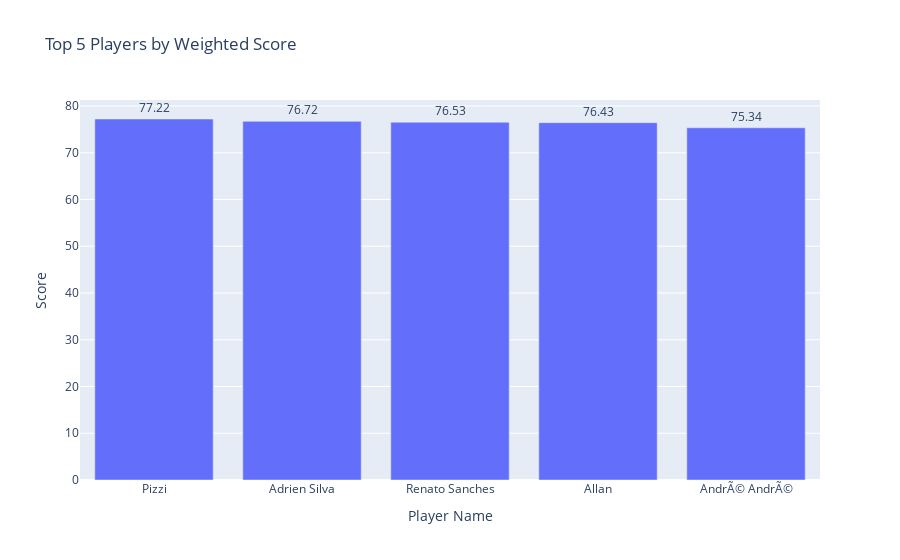
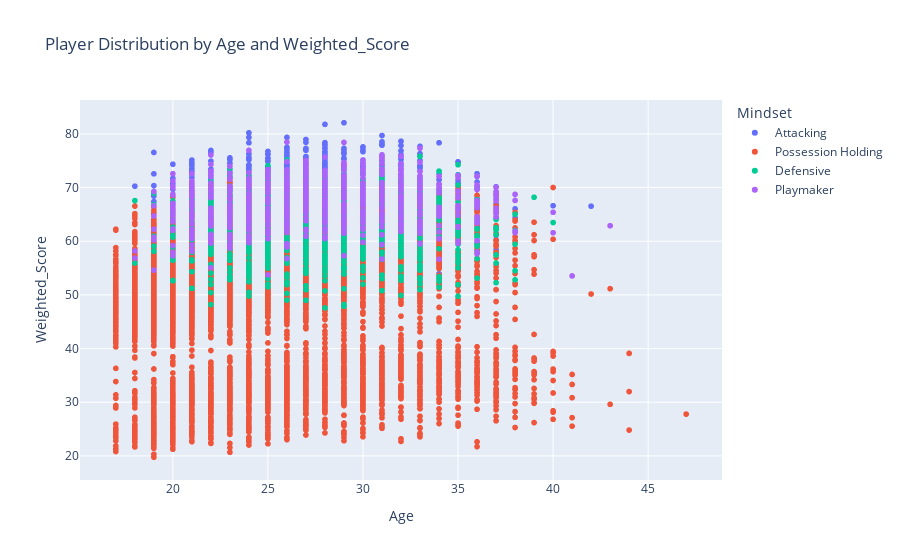
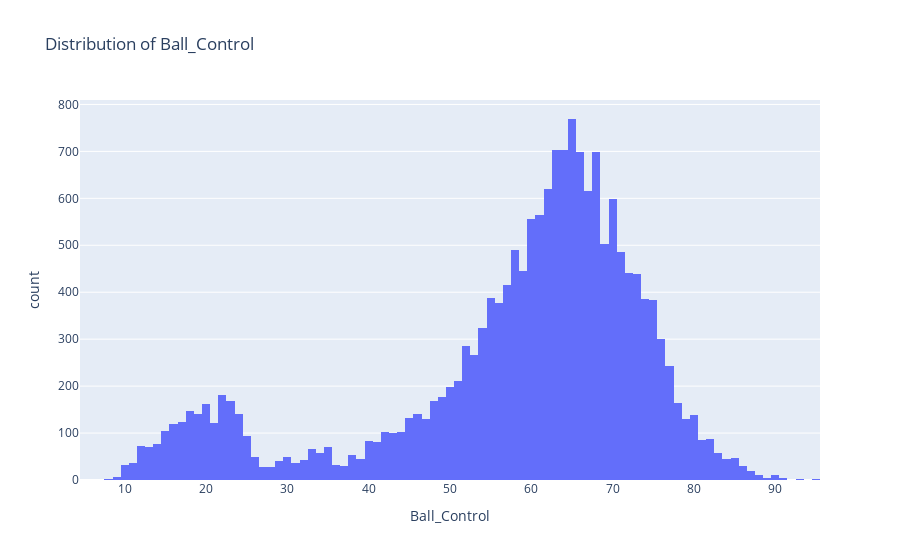

The cell these charts' notebook holds for them, in order:
### Markdown cell above
### Step 11: Generate Visualizations
We create visualizations to better understand the data and present player analysis:
- A bar chart to show the scores of the top 5 recommended players.
- A scatter plot to show the distribution of players based on age and weighted score.
- A histogram to visualize the distribution of a specific skill, e.g., 'Ball_Control'.

### Code cell
# 2. **Bar Chart for Top Players' Scores**
def bar_chart(top_players):
    fig = px.bar(top_players, x='Name', y='Weighted_Score', text='Weighted_Score',
                 title='Top 5 Players by Weighted Score',
                 labels={'Name': 'Player Name', 'Weighted_Score': 'Score'})
    fig.update_traces(texttemplate='%{text:.2f}', textposition='outside')
    fig.show()

# 3. **Interactive Scatter Plot for Player Distribution**
def scatter_plot(data, x='Age', y='Weighted_Score', color='Mindset'):
    fig = px.scatter(data, x=x, y=y, color=color, hover_name='Name',
                     title=f'Player Distribution by {x} and {y}',
                     labels={x: x, y: y})
    fig.show()

# 4. **Histogram for Skill Distribution**
def histogram(data, skill_column):
    fig = px.histogram(data, x=skill_column, title=f'Distribution of {skill_column}',
                        labels={skill_column: skill_column})
    fig.show()

# Run visualizations for the top players
if not top_players.empty:
    print("\nGenerating visualizations...")

    # Bar Chart
    print("\nGenerating Bar Chart...")
    bar_chart(top_players)

    # Scatter Plot
    print("\nGenerating Scatter Plot...")
    scatter_plot(data)

    # Histogram for a skill (e.g., 'Ball_Control')
    print("\nGenerating Histogram...")
    histogram(data, 'Ball_Control')

### Figure 1 — Plotly figure (JSON) as saved in the notebook; plotly's stock layout.template omitted (floating-point values rounded to 4 significant figures)
{"data": [{"alignmentgroup": "True", "hovertemplate": "Player Name=%{x}<br>Score=%{text}<extra></extra>", "legendgroup": "", "marker": {"color": "#636efa", "pattern": {"shape": ""}}, "name": "", "offsetgroup": "", "orientation": "v", "showlegend": false, "text": [77.22, 76.72, 76.53, 76.43, 75.34], "textposition": "outside", "texttemplate": "%{text:.2f}", "type": "bar", "x": ["Pizzi", "Adrien Silva", "Renato Sanches", "Allan", "AndrÃ© AndrÃ©"], "xaxis": "x", "y": [77.22, 76.72, 76.53, 76.43, 75.34], "yaxis": "y"}], "layout": {"autosize": true, "barmode": "relative", "legend": {"tracegroupgap": 0}, "title": {"text": "Top 5 Players by Weighted Score"}, "xaxis": {"anchor": "y", "autorange": true, "domain": [0, 1], "range": [-0.5, 4.5], "title": {"text": "Player Name"}, "type": "category"}, "yaxis": {"anchor": "x", "autorange": true, "domain": [0, 1], "range": [0, 81.28], "title": {"text": "Score"}, "type": "linear"}}}

### Figure 2 — Plotly figure (JSON) as saved in the notebook; plotly's stock layout.template omitted (floating-point values rounded to 4 significant figures; data arrays with more than 128 entries replaced by an {"elided": "..."} marker saying what was removed)
{"data": [{"hovertemplate": "<b>%{hovertext}</b><br><br>Mindset=Attacking<br>Age=%{x}<br>Weighted_Score=%{y}<extra></extra>", "hovertext": {"elided": "1851 str values"}, "legendgroup": "Attacking", "marker": {"color": "#636efa", "symbol": "circle"}, "mode": "markers", "name": "Attacking", "showlegend": true, "type": "scattergl", "x": {"elided": "1851 int values"}, "xaxis": "x", "y": {"elided": "1851 float values"}, "yaxis": "y"}, {"hovertemplate": "<b>%{hovertext}</b><br><br>Mindset=Possession Holding<br>Age=%{x}<br>Weighted_Score=%{y}<extra></extra>", "hovertext": {"elided": "13805 str values"}, "legendgroup": "Possession Holding", "marker": {"color": "#EF553B", "symbol": "circle"}, "mode": "markers", "name": "Possession Holding", "showlegend": true, "type": "scattergl", "x": {"elided": "13805 int values"}, "xaxis": "x", "y": {"elided": "13805 float values"}, "yaxis": "y"}, {"hovertemplate": "<b>%{hovertext}</b><br><br>Mindset=Defensive<br>Age=%{x}<br>Weighted_Score=%{y}<extra></extra>", "hovertext": {"elided": "1198 str values"}, "legendgroup": "Defensive", "marker": {"color": "#00cc96", "symbol": "circle"}, "mode": "markers", "name": "Defensive", "showlegend": true, "type": "scattergl", "x": {"elided": "1198 int values"}, "xaxis": "x", "y": {"elided": "1198 float values"}, "yaxis": "y"}, {"hovertemplate": "<b>%{hovertext}</b><br><br>Mindset=Playmaker<br>Age=%{x}<br>Weighted_Score=%{y}<extra></extra>", "hovertext": {"elided": "733 str values"}, "legendgroup": "Playmaker", "marker": {"color": "#ab63fa", "symbol": "circle"}, "mode": "markers", "name": "Playmaker", "showlegend": true, "type": "scattergl", "x": {"elided": "733 int values"}, "xaxis": "x", "y": {"elided": "733 float values"}, "yaxis": "y"}], "layout": {"autosize": true, "legend": {"title": {"text": "Mindset"}, "tracegroupgap": 0}, "title": {"text": "Player Distribution by Age and Weighted_Score"}, "xaxis": {"anchor": "y", "autorange": true, "domain": [0, 1], "range": [15.16, 48.84], "title": {"text": "Age"}, "type": "linear"}, "yaxis": {"anchor": "x", "autorange": true, "domain": [0, 1], "range": [14.61, 87.21], "title": {"text": "Weighted_Score"}, "type": "linear"}}}

### Figure 3 — Plotly figure (JSON) as saved in the notebook; plotly's stock layout.template omitted (floating-point values rounded to 4 significant figures; data arrays with more than 128 entries replaced by an {"elided": "..."} marker saying what was removed)
{"data": [{"alignmentgroup": "True", "bingroup": "x", "hovertemplate": "Ball_Control=%{x}<br>count=%{y}<extra></extra>", "legendgroup": "", "marker": {"color": "#636efa", "pattern": {"shape": ""}}, "name": "", "offsetgroup": "", "orientation": "v", "showlegend": false, "type": "histogram", "x": {"elided": "17587 int values"}, "xaxis": "x", "yaxis": "y"}], "layout": {"autosize": true, "barmode": "relative", "legend": {"tracegroupgap": 0}, "title": {"text": "Distribution of Ball_Control"}, "xaxis": {"anchor": "y", "autorange": true, "domain": [0, 1], "range": [4.5, 95.5], "title": {"text": "Ball_Control"}, "type": "linear"}, "yaxis": {"anchor": "x", "autorange": true, "domain": [0, 1], "range": [0, 809.5], "title": {"text": "count"}}}}
